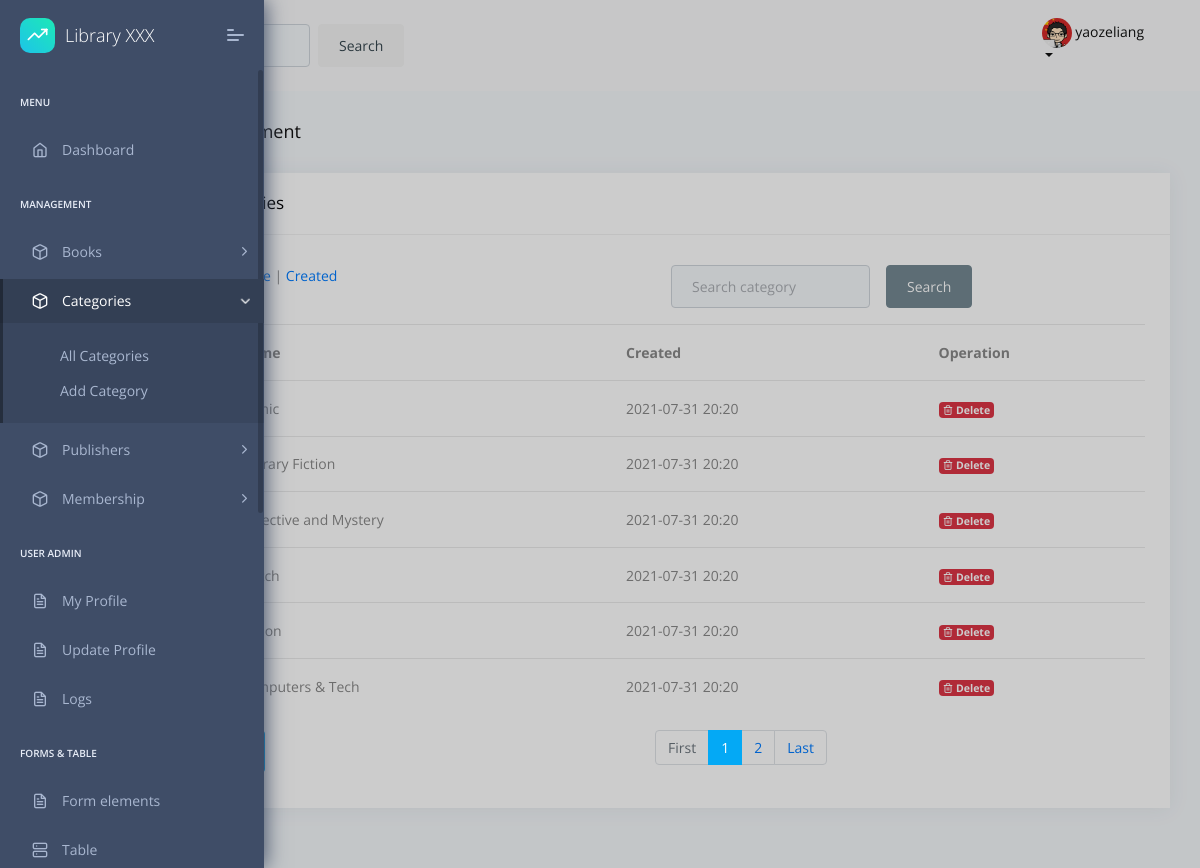
Screenshot of /category-list (signed in) with the database file from the repository.
### book/models.py (models this page shows, shortened)
class Profile(models.Model):
    user = models.OneToOneField(User,null=True,on_delete=models.CASCADE)
    bio = models.TextField()
    profile_pic = models.ImageField(upload_to="profile/%Y%m%d/", blank=True,null=True)
    phone_number = models.CharField(max_length=30,blank=True)
    email = models.EmailField(max_length=50,blank=True)

class Category(models.Model):
    name = models.CharField(max_length=50, blank=True)
    created = models.DateTimeField(default=timezone.now)

### book/views.py (the view)
# urls.py: path('category-list',CategoryListView.as_view(),name="category_list"),
class CategoryListView(LoginRequiredMixin,ListView):
    login_url = 'login'
    model=Category
    context_object_name = 'categories'
    template_name = 'book/category_list.html'
    count_total = 0
    search_value = ''
    order_field="-created"
    def get_queryset(self):
        search =self.request.GET.get("search")
        order_by=self.request.GET.get("orderby")
        if order_by:
            all_categories = Category.objects.all().order_by(order_by)
            self.order_field=order_by
        else:
            all_categories = Category.objects.all().order_by(self.order_field)
        if search:
            all_categories = all_categories.filter(
                Q(name__icontains=search)
            )
        else:
            search = ''
        self.search_value=search
        self.count_total = all_categories.count()
        paginator = Paginator(all_categories, 6)
        page = self.request.GET.get('page')
        categories = paginator.get_page(page)
        return categories
    def get_context_data(self, *args, **kwargs):
        context = super(CategoryListView, self).get_context_data(*args, **kwargs)
        context['count_total'] = self.count_total
        context['search'] = self.search_value
        return context

### templates/book/category_list.html (shortened to what this page needs)
{% extends "layouts/base.html" %}
{% block content %}
<div class="pcoded-content">
    <div class="pcoded-inner-content">
        <div class="page-header">
            <div class="page-block">
                <div class="row align-items-center">
                    <div class="col-md-12">
                        <div class="page-header-title">
                            <h5 class="m-b-10">Category Management</h5>
                        </div>
                    </div>
                </div>
            </div>
        </div>
        <br>
        <div class="main-body">
            <div class="page-wrapper">
                <div class="row">
                    <div class="col-xl-12">
                        <div class="card">
                            <div class="card-header">
                                <h5>Total {{count_total}} categories</h5>
                            </div>
                            <div class="card-block ">
                                <div class='row'>
                                    <div class="col-6">
                                        <b>Sort By : - </b>
                                        <a href="{% url 'category_list' %}?search={{search}}&orderby=id">Id</a>  |
                                        <a href="{% url 'category_list' %}?search={{ search }}&orderby=name">Name</a> |
                                        <a href="{% url 'category_list' %}?search={{ search }}&orderby=created">Created</a>
                                    </div>
                                    <div class="col-6">
                                        <form class="form-inline mb-2">
                                            <div class="form-group mx-sm-3 mb-2">
                                                <input type="text"
                                                       class="form-control"
                                                       name="search",
                                                       id='search',
                                                       placeholder="Search category",
                                                       value={{search}}
                                                       >
                                            </div>
                                            <button type="submit" class="btn btn-secondary mb-2 btn-sm">Search</button>
                                        </form>
                                    </div>
                                </div>
                                <div class="table-responsive table-hover">
                                    <table class="table">
                                        <thead>
                                            <tr>
                                                <th>id</th>
                                                <th>Name</th>
                                                <th>Created</th>
                                                <th>Operation</th>
                                            </tr>
                                        </thead>
                                        <tbody>
                                            {% for cat in categories %}
                                            <tr>
                                                <th scope="row">{{cat.id}}</th>
                                                <td>{{cat.name}}</td>
                                                <td>{{ cat.created|date:"Y-m-d H:i" }}  </td>
                                                <td><a href="{% url 'category_delete' cat.pk %}" class="badge badge-danger"><i class="feather icon-trash-2"></i>&nbsp;Delete</a></td>
                                            </tr>
                                            {% endfor %}
                                        </tbody>
                                    </table>
                                </div>
                                <div class="row">
                                    <div class='col-6'>
                                        <a href="{% url 'category_create' %}" class='btn btn-primary'>Add Category</a>
                                    </div>
                                    <div class='col-6'>
                                        <ul class="pagination m-auto">
                                          {% if categories.has_previous %}
                                          <li class="page-item "><a href="?page=1&orderby={{ order }}&search={{ search }}"><span class="page-link">First</span></a></li>
                                          <li class="page-item"><a class="page-link" href="?page={{ categories.previous_page_number }}&orderby={{ order }}&search={{ search }}">{{ categories.previous_page_number }}</a></li>
                                          <li class="page-item active"><a class="page-link" href=""> {{ categories.number }}</a></li>
                                          {% else %}
                                          <li class="page-item disabled"><a href="?page=1&orderby={{ order }}&search={{ search }}"><span class="page-link">First</span></a></li>
                                          <li class="page-item active"><a class="page-link" href=""> {{ categories.number }}</a></li>
                                          {% endif %}
                                          {% if categories.has_next %}
                                          <li class="page-item"><a class="page-link" href="?page={{ categories.next_page_number }}&orderby={{ order }}&search={{ search }}">{{ categories.next_page_number }}</a></li>
                                          <li class="page-item"><a class="page-link" href="?page={{ categories.paginator.num_pages }}&orderby={{ order }}&search={{ search }}">Last</a></li>
                                          {% else %}
                                          <li class="page-item disabled"><a href=""><span class="page-link">End</span></a></li>
                                          {% endif %}
                                        </ul>
                                    </div>
                                </div>
                            </div>
                        </div>
                    </div>
                </div>
            </div>
        </div>
    </div>
</div>
{% endblock content %}

### templates/includes/navigation.html (shortened to what this page needs)
<nav class="navbar navbar-light bg-light justify-content-between">
  <div class="col-9">
    <form class="form-inline">
      <button class="btn btn-light my-2 my-sm-0" type="submit">Search</button>
    </form>
  </div>
  <div class="col-2 ">
    <div class="nav-item dropdown float-right">
      {% if user.is_authenticated %}
      <h6
        class="nav-link dropdown-toggle"
        href="#"
        id="navbarDropdown"
        data-toggle="dropdown"
        aria-haspopup="true"
        aria-expanded="false"
      >
      {% if user.profile.profile_pic %}
      <img src="{{user.profile.profile_pic.url}}" style="width:30px;height:30px;border-radius:50%;">
      {%else%}
      <img src="{% static 'assets/images/user/avatar-2.jpg' %} "style="width:30px;height:30px;border-radius:50%;" alt="">
      {% endif %}
      {{user.username}}
      </h6>
      {% else %}
      <a class="btn btn-primary" href="{% url 'login' %}"> Login </a>
      {% endif %}
    </div>
  </div>
</nav>

### rows the page displays
Category: created "2021-07-31 20:20"
Category: name "Literary Fiction", created "2021-07-31 20:20"
Category: name "Detective and Mystery", created "2021-07-31 20:20"
Category: created "2021-07-31 20:20"
Category: created "2021-07-31 20:20"
Category: name "Computers & Tech", created "2021-07-31 20:20"

### other values shown
{{ user.username }} "yaozeliang"
{{ categories.number }} "1"
{{ categories.next_page_number }} "2"
